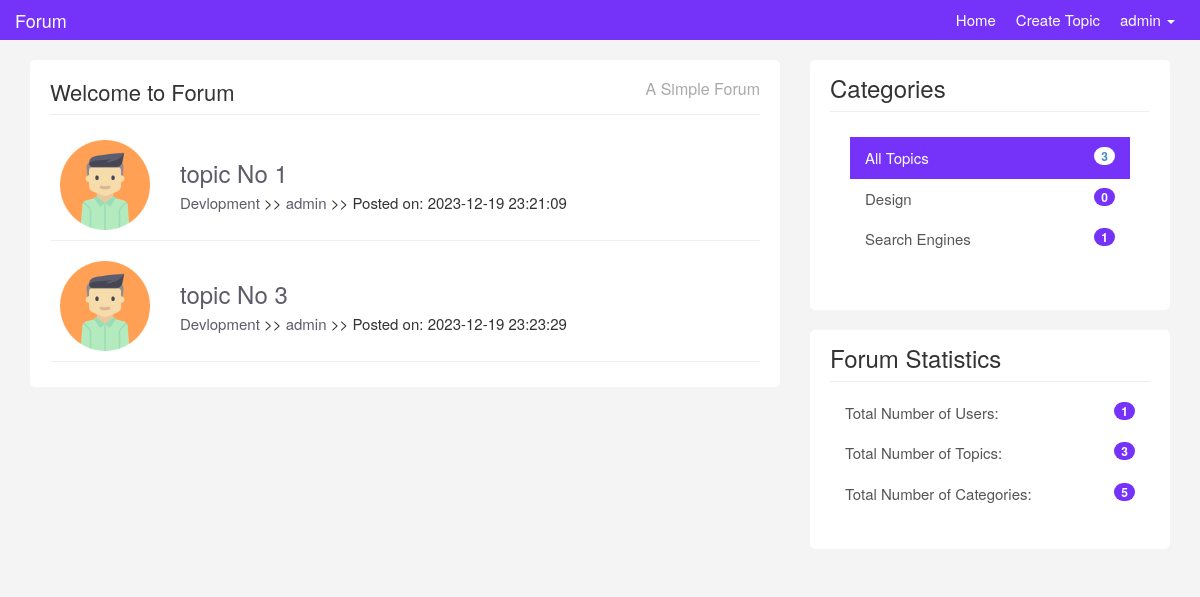
/categories/show.php?name=Devlopment (signed in), run on the app's committed database.
### tables this page shows
CREATE TABLE `topics` (
  `id` int(5) NOT NULL,
  `title` varchar(200) NOT NULL,
  `category` varchar(200) NOT NULL,
  `body` text NOT NULL,
  `user_name` varchar(200) NOT NULL,
  `user_image` varchar(200) NOT NULL,
  `created_at` timestamp NOT NULL DEFAULT current_timestamp()
);

CREATE TABLE `categories` (
  `id` int(5) NOT NULL,
  `name` varchar(200) NOT NULL,
  `created_at` timestamp NOT NULL DEFAULT current_timestamp()
);

### categories/show.php (the view)
<?php require "../includes/header.php";?>
<?php require "../config/config.php";?>
<?php
if(isset($_GET['name'])){
    $name = $_GET['name'];
$topics = $conn->query("SELECT * FROM topics WHERE category = '$name'");
$topics->execute();
$allTopics = $topics->fetchAll(PDO::FETCH_OBJ);
}else{
    header('Location: '.APPURL.'/404.php');
}
?>
    <div class="container">
		<div class="row">
			<div class="col-md-8">
				<div class="main-col">
					<div class="block">
						<h1 class="pull-left">Welcome to Forum</h1>
						<h4 class="pull-right">A Simple Forum</h4>
						<div class="clearfix"></div>
						<hr>
						<ul id="topics">
							<?php foreach($allTopics as $topic) : ?>
							<li class="topic">
							<div class="row">
							<div class="col-md-2">
								<img class="avatar pull-left" src="../img/<?php echo $topic->user_image; ?>" />
							</div>
							<div class="col-md-10">
								<div class="topic-content pull-right">
									<h3><a href="../topics/topic.php?id=<?php echo $topic->id; ?>"><?php echo $topic->title; ?></a></h3>
									<div class="topic-info">
										<a href="<?php echo APPURL;  ?>/categories/show.php?name=<?php echo$topic->category; ?>"><?php echo $topic->category; ?></a> >> <a href="<?php echo APPURL;?>/users/profile.php?name=<?php echo $topic->user_name;?>"><?php echo $topic->user_name; ?></a> >> Posted on: <?php echo $topic->created_at; ?>
									</div>
								</div>
							</div>
						</div>
					</li>
					<?php endforeach; ?>
						</ul>
					</div>
				</div>
			</div>
			<?php require "../includes/footer.php";?>

### includes/footer.php (shortened to what this page needs)
<?php
$topics = $conn->query("SELECT COUNT(*) AS all_topics FROM topics");
$topics->execute();
$allTopics = $topics->fetch(PDO::FETCH_OBJ);
$categories = $conn->query("SELECT categories.id AS id , categories.name AS name,
COUNT(topics.category) AS count_category FROM categories LEFT JOIN topics ON
categories.name = topics.category GROUP BY(topics.category);");
$categories->execute();
$allCategories = $categories->fetchAll(PDO::FETCH_OBJ);
$users = $conn->query("SELECT COUNT(*) AS count_users FROM users");
$users->execute();
$allUsers = $users->fetch(PDO::FETCH_OBJ);
$topics = $conn->query("SELECT COUNT(*) AS count_topics FROM topics");
$topics->execute();
$allTopics_count = $topics->fetch(PDO::FETCH_OBJ);
$categories_count = $conn->query("SELECT COUNT(*) AS categories_count FROM categories");
$categories_count->execute();
$allCategories_count = $categories_count->fetch(PDO::FETCH_OBJ);
?>
<div class="col-md-4">
	<div class="sidebar">
		<div class="block">
			<h3>Categories</h3>
			<div class="list-group block ">
				<a href="#" class="list-group-item active">All Topics <span class="badge pull-right"><?php echo $allTopics->all_topics;   ?></span></a>
				<?php foreach ($allCategories as $category) : ?>
					<a href="<?php echo APPURL; ?>/categories/show.php?name=<?php echo $category->name; ?>" class="list-group-item"><?php echo $category->name;  ?><span class="color badge pull-right"><?php echo $category->count_category ?></span></a>
				<?php endforeach; ?>
			</div>
		</div>
		<div class="block" style="margin-top: 20px;">
			<h3 class="margin-top: 40px">Forum Statistics</h3>
			<div class="list-group">
				<a href="#" class="list-group-item">Total Number of Users:<span class="color badge pull-right"><?php echo $allUsers->count_users;   ?></span></a>
				<a href="#" class="list-group-item">Total Number of Topics:<span class="color badge pull-right"><?php echo $allTopics_count->count_topics;   ?></span></a>
				<a href="#" class="list-group-item">Total Number of Categories: <span class="color badge pull-right"><?php echo $allCategories_count->categories_count;   ?></span></a>
			</div>
		</div>
	</div>
</div>
</body>
</html>

### css/custom.css (style rules this page uses)
body { padding-top: 60px; background:#f4f4f4; font-size:15px; }
a { color:#5c5b69; }
ul { padding:0; margin:0; list-style:none; }
hr { margin:10px 0 15px 0; }
h3 { margin-bottom:5px; }
.block { background:#fff; border-radius:5px; padding: 15px 20px; margin-bottom:20px; }
.main-col { overflow:auto; }
.main-col h1 { font-size:22px; margin:5px 0 0 0; padding:0; }
.main-col h4 { font-size:16px; margin:5px 0 0 0; padding:0; color:#aaa; }
.sidebar .block h3 { margin:0 0 10px 0; padding-bottom:10px; border-bottom:#eee solid 1px; }
.topic { border-bottom:#eee solid 1px; margin-bottom:10px; padding:10px; }
.topic-content { width:100%; }
img.avatar { width:100%; }
a.list-group-item.active, a.list-group-item.active:hover, a.list-group-item.active:focus { background:rgb(117, 50, 249); border-radius:0; }
.list-group-item { border:0 }
.color { background-color: rgb(117, 50, 249); color: white; }

### data on the page
topics: user_image (picture), title "topic No 1", category "Devlopment", user_name "admin", created_at "2023-12-19 23:21:09"
topics: user_image (picture), title "topic No 3", category "Devlopment", user_name "admin", created_at "2023-12-19 23:23:29"
categories: name "Design", count_category "0"
categories: name "Search Engines", count_category "1"

### other printed values
$_SESSION['username'] "admin"
$allTopics->all_topics "3"
$allUsers->count_users "1"
$allTopics_count->count_topics "3"
$allCategories_count->categories_count "5"
